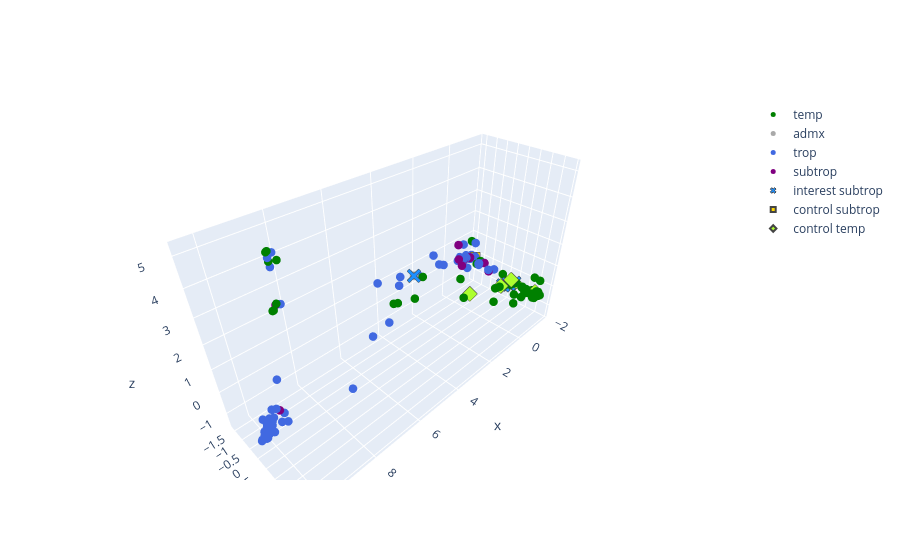

Write notebook code for a chart like this one.
### Code cell
from sklearn.decomposition import PCA

PCsel= 1
ref_keep= [2,5,6]
Names_subsel= Names
###

gp_cols= {
    0:[178,34,34,1],
    1:[255,165,0,1],
    2:[0,128,0,1],
    3:[34,139,34,1],
    4:[169,169,169],
    5:[65,105,225,1],
    6:[128,0,128,1]
}


gp_cols= {z:'rgb({})'.format(','.join([str(x) for x in g])) for z,g in gp_cols.items()}


gp_names_dict= {
    0: 'Indica',
    1: 'cAus',
    2: 'temp',
    3: 'cBas',
    4: 'admx',
    5: 'trop',
    6: 'subtrop'
}

ref_dict= list(RG_info['IRIS_ID'])
ref_dict= [ref_dict.index(x) for x in Names_subsel]
ref_code= [RG_info['Initial_subpop'][x] for x in ref_dict]

ref_dict= [['admx',x][int(x in code.keys())] for x in ref_code]
ref_dict= [code[x] for x in ref_dict]

keep_vec= [x for x in range(len(ref_dict)) if ref_dict[x] in ref_keep or Names_subsel[x] in Names_select]
names_kept= [Names_subsel[x] for x in keep_vec]
Names_idx= [names_kept.index(x) for x in Names_select]
ref_dict= [ref_dict[x] for x in keep_vec]


ref_dict= {z: [x for x in range(len(ref_dict)) if ref_dict[x]==z] for z in set(ref_dict)}
###
pca = PCA(n_components=3)

pca.fit(gen_spec[keep_vec])

pc_data= pca.transform(gen_spec[keep_vec])

###

fig= [go.Scatter3d(
    x= pc_data[g,0],
    y= pc_data[g,PCsel],
    z= pc_data[g,PCsel+1],
    text= [Names_subsel[x] for x in g],
    mode= "markers",
    name= gp_names_dict[z],
    marker= dict(
        size= 5,
        color= gp_cols[z]
    )
) for z,g in ref_dict.items()]

fig.append(go.Scatter3d(
    x= pc_data[Names_idx[:5],0],
    y= pc_data[Names_idx[:5],PCsel],
    z= pc_data[Names_idx[:5],PCsel+1],
    mode= "markers",
    name= 'interest subtrop',
    text= Names_select[:5],
    marker= dict(
        size= 5,
        color= 'rgb(30,144,255)',
        symbol= 'x',
        line= dict(width= 1)
    )
    )
)

fig.append(go.Scatter3d(
    x= pc_data[Names_idx[5:10],0],
    y= pc_data[Names_idx[5:10],PCsel],
    z= pc_data[Names_idx[5:10],PCsel+1],
    mode= "markers",
    name= 'control subtrop',
    text= Names_select[5:10],
    marker= dict(
        size= 5,
        color= 'rgb(255,215,0)',
        symbol= 'square',
        line= dict(width= 2)
    )
    )
)

fig.append(go.Scatter3d(
    x= pc_data[Names_idx[10:],0],
    y= pc_data[Names_idx[10:],PCsel],
    z= pc_data[Names_idx[10:],PCsel+1],
    mode= "markers",
    name= 'control temp',
    text= Names_select[10:],
    marker= dict(
        size= 5,
        color= 'rgb(173,255,47)',
        symbol= 'diamond',
        line= dict(width= 2)
    )
))



layout= go.Layout()

Figure= go.Figure(data= fig,layout= layout)
iplot(Figure)

### Figure 1 — Plotly figure (JSON) as saved in the notebook; plotly's stock layout.template omitted (floating-point values rounded to 4 significant figures; data arrays with more than 128 entries replaced by an {"elided": "..."} marker saying what was removed)
{"data": [{"marker": {"color": "rgb(0,128,0,1)", "size": 5}, "mode": "markers", "name": "temp", "text": {"elided": "287 str values"}, "type": "scatter3d", "x": {"elided": "287 float values"}, "y": {"elided": "287 float values"}, "z": {"elided": "287 float values"}}, {"marker": {"color": "rgb(169,169,169)", "size": 5}, "mode": "markers", "name": "admx", "text": ["CX49"], "type": "scatter3d", "x": [4.265], "y": [0.5602], "z": [2.506]}, {"marker": {"color": "rgb(65,105,225,1)", "size": 5}, "mode": "markers", "name": "trop", "text": {"elided": "372 str values"}, "type": "scatter3d", "x": {"elided": "372 float values"}, "y": {"elided": "372 float values"}, "z": {"elided": "372 float values"}}, {"marker": {"color": "rgb(128,0,128,1)", "size": 5}, "mode": "markers", "name": "subtrop", "text": ["B038", "B073", "B074", "B079", "B149", "B150", "B170", "CX17", "CX19", "CX21", "CX23", "CX24", "CX26", "CX29", "CX45", "CX47", "CX51", "CX55", "CX60", "CX63", "CX66", "CX93", "CX147", "CX219", "CX285", "CX286", "CX287", "CX288", "CX291", "CX382", "CX388", "CX389", "CX390", "CX391", "CX392", "CX393", "CX394", "CX395", "CX396", "CX397", "CX399", "CX400", "CX401", "CX410", "CX411", "IRIS_313-7650", "IRIS_313-7651", "IRIS_313-7654", "IRIS_313-7664", "IRIS_313-7698", "IRIS_313-7728", "IRIS_313-7885", "IRIS_313-8029", "IRIS_313-8053", "IRIS_313-8072", "IRIS_313-8073", "IRIS_313-8074", "IRIS_313-8075", "IRIS_313-8076", "IRIS_313-8090", "IRIS_313-8095", "IRIS_313-8096", "IRIS_313-8112", "IRIS_313-8113", "IRIS_313-8114", "IRIS_313-8115", "IRIS_313-8137", "IRIS_313-8145", "IRIS_313-8151", "IRIS_313-8155", "IRIS_313-8158", "IRIS_313-8160", "IRIS_313-8161", "IRIS_313-8164", "IRIS_313-8166", "IRIS_313-8167", "IRIS_313-8168", "IRIS_313-8171", "IRIS_313-8173", "IRIS_313-8177", "IRIS_313-8180", "IRIS_313-8183", "IRIS_313-8184", "IRIS_313-8185", "IRIS_313-8186", "IRIS_313-8204", "IRIS_313-8205", "IRIS_313-8208", "IRIS_313-8209", "IRIS_313-8212", "IRIS_313-8213", "IRIS_313-8214", "IRIS_313-8215", "IRIS_313-8216", "IRIS_313-8217", "IRIS_313-8218", "IRIS_313-8232", "IRIS_313-8244", "IRIS_313-8252", "IRIS_313-8253", "IRIS_313-8256", "IRIS_313-8265", "IRIS_313-8268", "IRIS_313-8277", "IRIS_313-8279", "IRIS_313-8283", "IRIS_313-8285", "IRIS_313-8288", "IRIS_313-8291", "IRIS_313-8292", "IRIS_313-8293", "IRIS_313-8302"], "type": "scatter3d", "x": [-0.8937, -1.602, -1.142, -1.248, -1.249, -1.602, -1.607, -1.139, -1.139, 8.992, -1.602, -0.7927, -1.139, -1.139, -1.139, -1.139, -1.249, -1.606, -1.602, -0.7813, 9.518, -0.7838, -1.245, -1.603, -1.602, -1.602, -1.606, -1.603, -1.602, -1.139, -1.602, -1.602, -1.602, -1.14, -1.602, -1.14, -1.246, -1.244, -1.14, -1.602, -1.609, -1.602, -1.602, -1.602, -1.602, -1.247, -1.602, -1.602, -1.602, -0.5028, -1.606, -1.602, -1.602, -1.139, -0.5396, -1.602, -1.018, -0.4582, -0.04799, -1.602, -1.605, -1.602, -1.602, -1.602, -1.607, -1.602, -1.602, -1.602, -1.606, -1.606, -1.606, -1.248, -1.602, -1.602, -1.602, -1.602, -1.602, -1.252, -1.257, -1.602, -1.603, -1.602, -1.602, -1.602, -1.602, -0.431, -1.247, -1.602, -0.9002, -1.247, -1.606, -1.602, -1.602, -1.602, -1.139, -1.602, -1.602, -1.602, -1.245, -1.602, -1.602, -1.602, -1.602, -1.602, -1.602, -1.602, -1.25, -1.602, -1.487, -1.139, -1.606, -1.25], "y": [-1.327, -1.22, 1.249, -1.281, -1.276, -1.22, -1.233, 1.259, 1.259, -0.06989, -1.22, 1.219, 1.259, 1.259, 1.259, 1.259, -1.26, -1.23, -1.22, 1.206, -0.2055, 1.218, -1.26, -1.223, -1.22, -1.22, -1.23, -1.216, -1.22, 1.259, -1.22, -1.22, -1.22, 1.265, -1.22, 1.265, -1.263, -1.256, 1.265, -1.22, -1.244, -1.22, -1.22, -1.22, -1.22, -1.259, -1.22, -1.22, -1.22, 1.175, -1.23, -1.22, -1.22, 1.259, -1.342, -1.22, -0.0246, -1.353, -0.7665, -1.22, -1.232, -1.222, -1.22, -1.22, -1.233, -1.22, -1.22, -1.22, -1.23, -1.23, -1.23, -1.264, -1.22, -1.22, -1.22, -1.22, -1.22, -1.28, -1.265, -1.22, -1.216, -1.22, -1.22, -1.22, -1.22, 1.168, -1.274, -1.22, -1.335, -1.279, -1.23, -1.22, -1.22, -1.22, 1.259, -1.22, -1.22, -1.22, -1.272, -1.22, -1.22, -1.22, -1.22, -1.22, -1.22, -1.22, -1.272, -1.22, -0.6006, 1.262, -1.23, -1.272], "z": [0.1248, -0.03235, -0.05352, 0.02628, 0.05204, -0.03235, -0.0326, -0.05355, -0.05355, 3.473, -0.03235, -0.0001415, -0.05355, -0.05355, -0.05355, -0.05355, 0.08114, -0.03232, -0.03235, 0.04156, -0.5002, 0.02374, 0.06339, -0.03263, -0.03235, -0.03235, -0.03232, -0.0347, -0.03235, -0.05355, -0.03235, -0.03235, -0.03235, -0.05448, -0.03235, -0.05448, 0.03568, 0.06354, -0.05448, -0.03235, -0.03317, -0.03235, -0.03235, -0.03235, -0.03235, 0.08922, -0.03235, -0.03235, -0.03235, 0.1815, -0.03232, -0.03235, -0.03235, -0.05355, 0.2443, -0.03235, -0.0006538, 1.011, 0.3909, -0.03235, -0.02491, -0.02494, -0.03235, -0.03235, -0.0326, -0.03235, -0.03235, -0.03235, -0.03232, -0.03232, -0.03232, 0.03709, -0.03235, -0.03235, -0.03235, -0.03235, -0.03235, 0.047, 0.02073, -0.03235, -0.02545, -0.03235, -0.03235, -0.03235, -0.03235, 0.1177, 0.05368, -0.03235, 0.05654, 0.05755, -0.03232, -0.03235, -0.03235, -0.03235, -0.05355, -0.03235, -0.03235, -0.03235, 0.06277, -0.03235, -0.03235, -0.03235, -0.03235, -0.03235, -0.03235, -0.03235, 0.0173, -0.03235, -0.0373, -0.05401, -0.03232, 0.0173]}, {"marker": {"color": "rgb(30,144,255)", "line": {"width": 1}, "size": 5, "symbol": "x"}, "mode": "markers", "name": "interest subtrop", "text": ["IRIS_313-10834", "IRIS_313-12289", "IRIS_313-8580", "IRIS_313-8872", "IRIS_313-9048"], "type": "scatter3d", "x": [-1.139, -0.431, -0.7927, 4.265, -0.7813], "y": [1.259, 1.168, 1.219, 0.5602, 1.206], "z": [-0.05355, 0.1177, -0.0001415, 2.506, 0.04156]}, {"marker": {"color": "rgb(255,215,0)", "line": {"width": 2}, "size": 5, "symbol": "square"}, "mode": "markers", "name": "control subtrop", "text": ["IRIS_313-10848", "IRIS_313-12029", "IRIS_313-12134", "IRIS_313-12265", "IRIS_313-8011"], "type": "scatter3d", "x": [-1.602, -1.602, -1.602, -1.602, -1.607], "y": [-1.22, -1.22, -1.22, -1.22, -1.233], "z": [-0.03235, -0.03235, -0.03235, -0.03235, -0.0326]}, {"marker": {"color": "rgb(173,255,47)", "line": {"width": 2}, "size": 5, "symbol": "diamond"}, "mode": "markers", "name": "control temp", "text": ["B014", "B002", "B008", "B023", "B005"], "type": "scatter3d", "x": [1.522, -0.2508, -1.207, -0.2302, -1.14], "y": [0.9202, 1.163, 2.233, 1.612, 1.265], "z": [0.5474, 0.1701, -0.072, 0.7036, -0.05448]}], "layout": {}}
